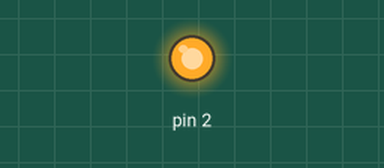
Bench run of a sketch on a simulated Arduino Uno, built with avr-gcc and run on an emulated ATmega328P. On the bench: output pins drawn as LEDs (lit = HIGH).

Above: at 0.1 s.
At 5.1 s:
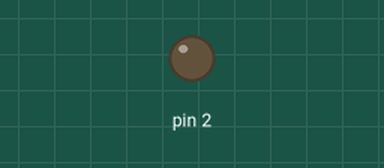
Timing chart, 0 to 6.6 s (numbered marks = the images above):
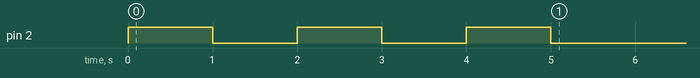

The sketch:

step2.ino
```cpp
void setup() {
  pinMode(2, OUTPUT);
  for(int i = 0; i<3;i++)
  {
    digitalWrite(2, HIGH);
    delay(1000);
    digitalWrite(2, LOW);
    delay(1000);
  }
}

void loop() {
  // put your main code here, to run repeatedly:

}
```
